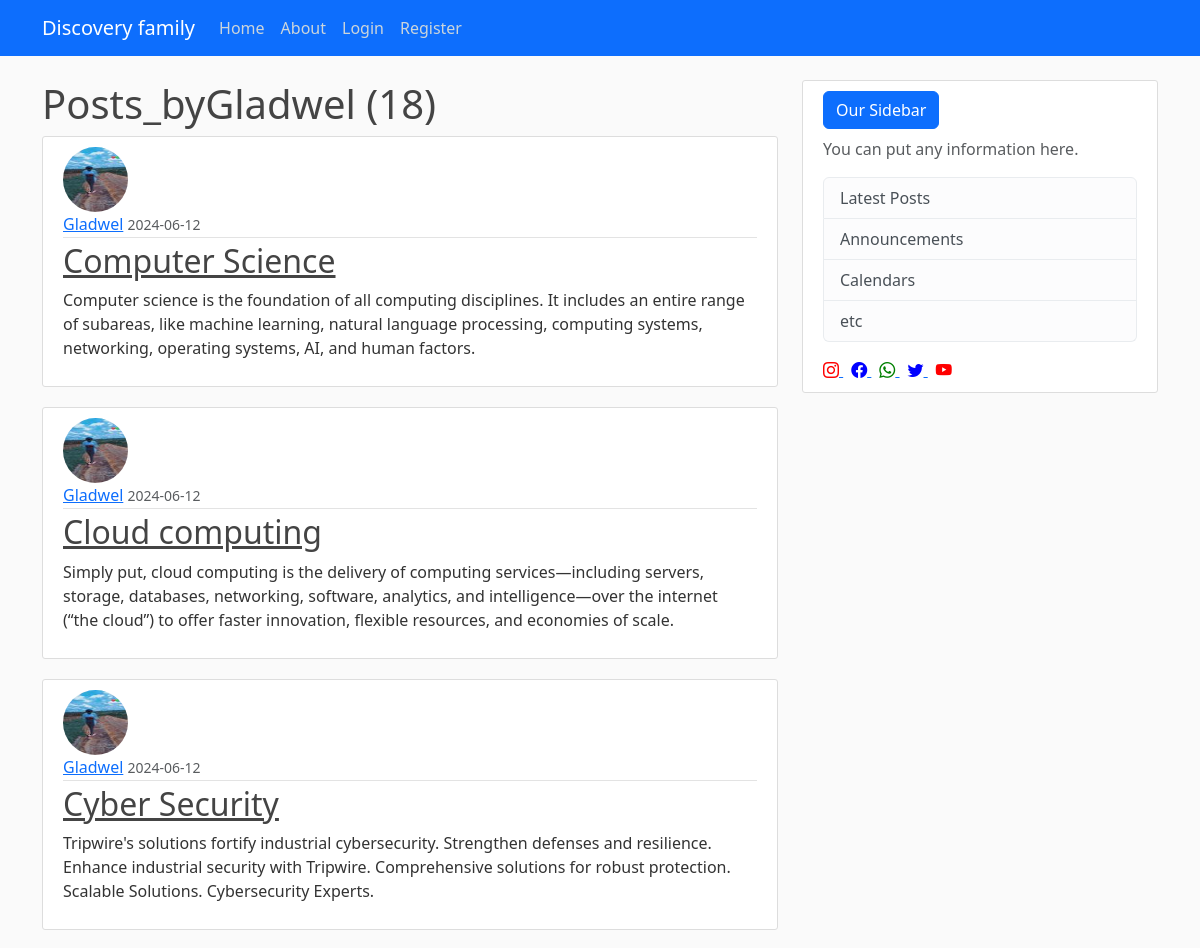
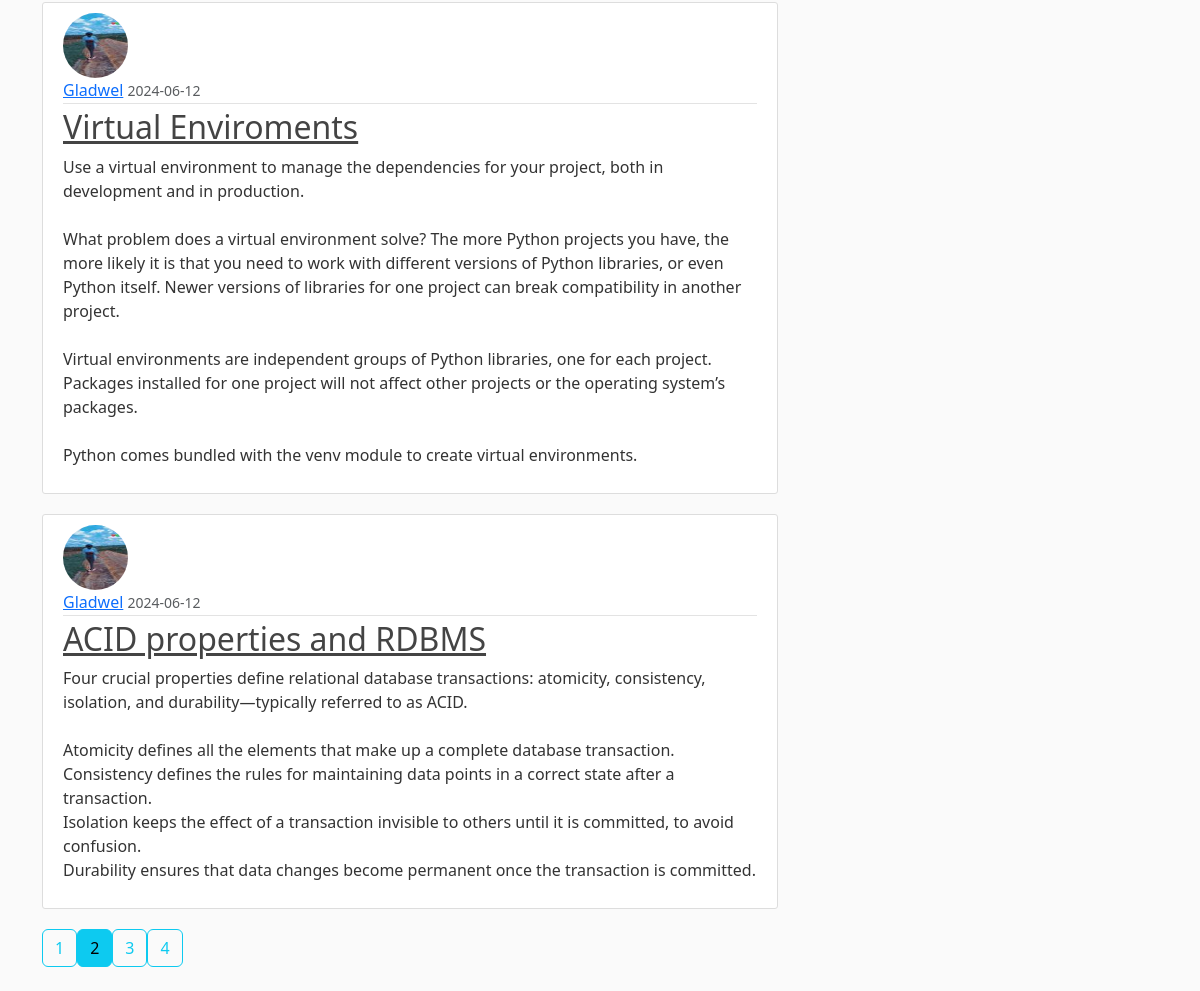
The app's page /user/Gladwel?page=2 with its own data (2 pictures, top to bottom).
### app/models.py (models this page shows, shortened)
class User(db.Model, UserMixin):
    id = db.Column(db.Integer, primary_key=True)
    username = db.Column(db.String(12), unique=True, nullable=False)
    email = db.Column(db.String(120), unique=True, nullable=False)
    image_file = db.Column(db.String(20), nullable=False, default='default.jpeg')
    password = db.Column(db.String(60), nullable=False)
    posts = db.relationship('Post', backref='author', lazy=True)

class Post(db.Model):
    id = db.Column(db.Integer, primary_key=True)
    title = db.Column(db.String(100), nullable=False)
    content = db.Column(db.Text, nullable=False)
    date_posted = db.Column(db.DateTime, nullable=False, default=datetime.utcnow)
    user_id = db.Column(db.Integer, db.ForeignKey('user.id'), nullable=False)

### app/route.py (the view)
@app.route("/user/<string:username>")
def user_posts(username):
    page = request.args.get('page', 1, type=int)
    user = User.query.filter_by(username=username).first_or_404()
    posts = Post.query.filter_by(author=user).order_by(Post.date_posted.desc()).paginate(page=page, per_page=5)
    return render_template("user_post.html", posts=posts, user=user)

### app/templates/user_post.html
{% extends "base.html" %}
{% block content %}
<h1>Posts_by{{ user.username }} ({{ posts.total }})</h1>
{% for post in posts.items %}
<article class="media content-section">
  <img
    class="rounded-circle article-img"
    src="{{ url_for('static', filename='profile_pics/' + post.author.image_file) }}"
    alt="{{ post.author.username }}"
  />
  <div class="media-body">
    <div class="article-metadata">
      <a class="mr-2" href="{{ url_for('user_posts',username=post.author.username) }}">{{ post.author.username }}</a>
      <small class="text-muted">{{ post.date_posted.strftime('%Y-%m-%d') }}</small>
    </div>
    <h2><a class="article-title" href="{{ url_for('post', post_id=post.id) }}">{{ post.title }}</a></h2>
    <p class="article-content">{{ post.content }}</p>
  </div>
</article>
{% endfor %}
<div class="pagination">
  {% for page_num in posts.iter_pages() %}
    {% if page_num %}
    {% if posts.page ==page_num %}
    <a class="btn btn-info mb-4" href="{{ url_for('user_posts',username=user.username, page=page_num) }}">{{ page_num }}</a>
    {% else %}
    <a class="btn btn-outline-info mb-4" href="{{ url_for('user_posts',username=user.username, page=page_num) }}">{{ page_num }}</a>
    {% endif %}
      {% else %}
      ...
    {% endif %}
  {% endfor %}
</div>
{% endblock %}

### app/static/main.css (style rules this page uses)
body { background: #fafafa; color: #333333; margin-top: 5rem; }
h1, h2, h3, h4, h5, h6 { color: #444444; }
.content-section { background: #ffffff; padding: 10px 20px; border: 1px solid #dddddd; border-radius: 3px; margin-bottom: 20px; }
.article-title { color: #444444; }
.article-content { white-space: pre-line; }
.article-img { height: 65px; width: 65px; margin-right: 16px; }
.article-metadata { padding-bottom: 1px; margin-bottom: 4px; border-bottom: 1px solid #e3e3e3 }

### records on screen
User: username "Gladwel"
Post: image_file (picture), author.username "Gladwel", date_posted "2024-06-12", title "Computer Science", content "Computer science is the foundation of all computing disciplines. It includes an entire range of subareas, like machine learning, natural language processing, computing systems, networking, operating systems, AI, and human factors."
Post: image_file (picture), author.username "Gladwel", date_posted "2024-06-12", title "Cloud computing", content "Simply put, cloud computing is the delivery of computing services—including servers, storage, databases, networking, software, analytics, and intelligence—over the internet (“the cloud”) to offer faster innovation, flexible resources, and economies of scale."
Post: image_file (picture), author.username "Gladwel", date_posted "2024-06-12", title "Cyber Security", content "Tripwire's solutions fortify industrial cybersecurity. Strengthen defenses and resilience. Enhance industrial security with Tripwire. Comprehensive solutions for robust protection. Scalable Solutions. Cybersecurity Experts."
Post: image_file (picture), author.username "Gladwel", date_posted "2024-06-12", title "Virtual Enviroments", content "Use a virtual environment to manage the dependencies for your project, both in development and in production. What problem does a virtual environment solve? The more Python projects you have, the more likely it is that you need to work with different versions of Python libraries, or even Python itself. Newer versions of libraries for one project can break compatibility in another project. Virtual environments are independent groups of Python libraries, one for each project. Packages installed for one project will not affect other projects or the operating system’s packages. Python comes bundled with the venv module to create virtual environments."
Post: image_file (picture), author.username "Gladwel", date_posted "2024-06-12", title "ACID properties and RDBMS", content "Four crucial properties define relational database transactions: atomicity, consistency, isolation, and durability—typically referred to as ACID. Atomicity defines all the elements that make up a complete database transaction. Consistency defines the rules for maintaining data points in a correct state after a transaction. Isolation keeps the effect of a transaction invisible to others until it is committed, to avoid confusion. Durability ensures that data changes become permanent once the transaction is committed."

### other values on screen
{{ posts.total }} "18"
{{ page_num }} "1" "3" "4"
{{ page_num }} "2"
